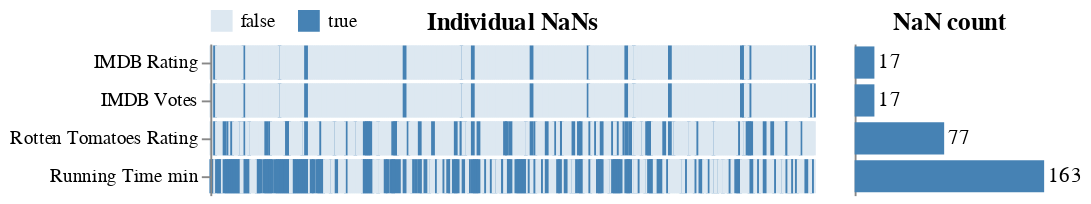

Source (notebook cell):
### Markdown cell above
## Missing values

Selecting an inerval in the heatmap will automatically update the bar plot of counts.

### Code cell
aly.nan(movies)

### Figure 1 — Vega-Lite specification as saved in the notebook (floating-point values rounded to 4 significant figures; data arrays with more than 128 entries replaced by an {"elided": "..."} marker saying what was removed)
{"config": {"view": {"continuousWidth": 400, "continuousHeight": 300, "strokeWidth": 0}}, "hconcat": [{"data": {"name": "data-929104561ee182c6a9920416795ee82b"}, "mark": {"type": "rect", "height": 17}, "encoding": {"color": {"type": "nominal", "field": "value", "legend": {"offset": -13, "orient": "top"}, "scale": {"range": ["#dde8f1", "steelblue"]}, "sort": [false, true], "title": null}, "stroke": {"type": "nominal", "field": "value", "legend": null, "scale": {"range": ["#dde8f1", "steelblue"]}, "sort": [false, true]}, "x": {"type": "ordinal", "axis": null, "field": "index"}, "y": {"type": "nominal", "field": "variable", "sort": ["IMDB Rating", "IMDB Votes", "Rotten Tomatoes Rating", "Running Time min"], "title": null}}, "selection": {"selector001": {"type": "interval", "encodings": ["x"]}}, "title": "Individual NaNs", "width": 319}, {"layer": [{"mark": {"type": "bar", "color": "steelblue", "height": 17}, "encoding": {"x": {"type": "quantitative", "aggregate": "count", "axis": null, "scale": {"domain": [0, 163]}}, "y": {"type": "nominal", "axis": {"grid": false, "labels": false, "ticks": false, "title": ""}, "field": "variable", "sort": ["IMDB Rating", "IMDB Votes", "Rotten Tomatoes Rating", "Running Time min"]}}, "title": "NaN count", "width": 100}, {"mark": {"type": "text", "align": "left", "dx": 2}, "encoding": {"text": {"type": "quantitative", "aggregate": "count"}, "x": {"type": "quantitative", "aggregate": "count", "axis": null, "scale": {"domain": [0, 163]}}, "y": {"type": "nominal", "axis": {"grid": false, "labels": false, "ticks": false, "title": ""}, "field": "variable", "sort": ["IMDB Rating", "IMDB Votes", "Rotten Tomatoes Rating", "Running Time min"]}}, "title": "NaN count", "width": 100}], "data": {"name": "data-70de4d2eb10ddc6beb95554cfad25c10"}, "transform": [{"filter": {"selection": "selector001"}}]}], "resolve": {"scale": {"y": "shared"}}, "$schema": "https://vega.github.io/schema/vega-lite/v4.8.1.json", "datasets": {"data-929104561ee182c6a9920416795ee82b": {"elided": "1276 records"}, "data-70de4d2eb10ddc6beb95554cfad25c10": {"elided": "274 records"}}}
